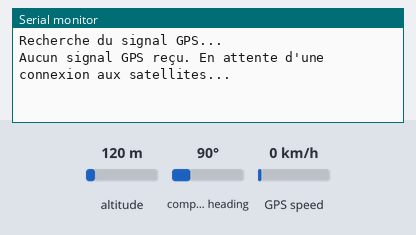
Bench run of a sketch on a simulated ESP32. Shown: the last lines printed to the serial monitor. Inputs (shaded band) come from the test bench; at power-on: altitude 120 m, compass heading 90°, GPS speed 0 km/h. The GPS gets a fix after 3 s at 37.7749, -122.4194 with 8 satellites.

Above: at 1.2 s.
1.3 s: altitude set to 20 m
At 4.7 s:
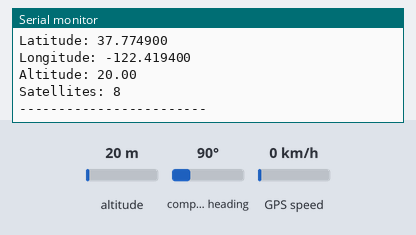
5.5 s: altitude set to 250 m
At 6.9 s:
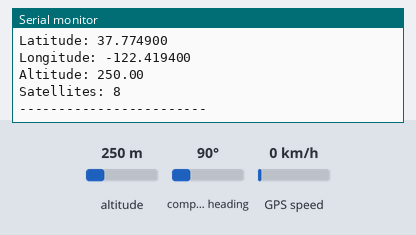

The sketch:

test_gps_M5STACK.ino
```cpp
#include <TinyGPS++.h>
#include <HardwareSerial.h>

static const int RXPin = 32, TXPin = 26;  // Broches UART du GPS
static const uint32_t GPSBaud = 9600;     // Vitesse de communication du GPS

TinyGPSPlus gps;
HardwareSerial gpsSerial(1);  // Utilisation du second port série

void setup() {
  Serial.begin(115200);
  gpsSerial.begin(GPSBaud, SERIAL_8N1, RXPin, TXPin);
  Serial.println("Recherche du signal GPS...");
}

void loop() {
  while (gpsSerial.available()) {
    gps.encode(gpsSerial.read());  // Lecture des données GPS
  }

  if (gps.location.isUpdated()) {  // Si de nouvelles coordonnées sont disponibles
    Serial.print("Latitude: ");
    Serial.println(gps.location.lat(), 6);
    Serial.print("Longitude: ");
    Serial.println(gps.location.lng(), 6);
    Serial.print("Altitude: ");
    Serial.println(gps.altitude.meters());
    Serial.print("Satellites: ");
    Serial.println(gps.satellites.value());
    Serial.println("------------------------");
  } else {
    Serial.println("Aucun signal GPS reçu. En attente d'une connexion aux satellites...");
  }

  delay(2000);  // Petite pause pour éviter un affichage trop rapide
}
```

Measured:
- after the input at 1.3 s, the serial monitor: prints a new line after 2.7 s (image 1)
- after the input at 5.5 s, the serial monitor: prints a new line after 0.56 s (image 2)
